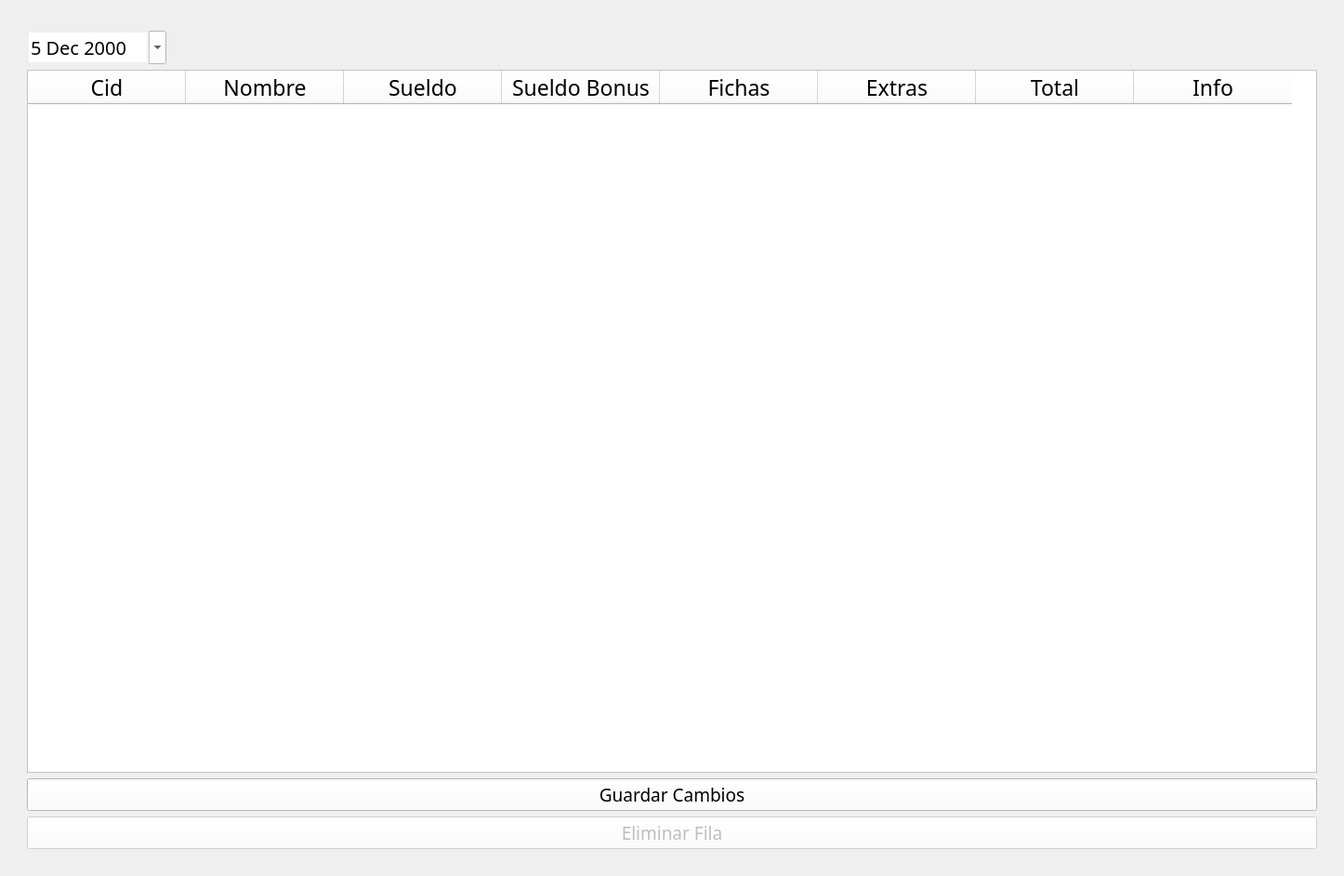
<?xml version="1.0" encoding="UTF-8"?>
<ui version="4.0">
 <class>MainWindow</class>
 <widget class="QMainWindow" name="MainWindow">
  <property name="geometry">
   <rect>
    <x>0</x>
    <y>0</y>
    <width>1446</width>
    <height>942</height>
   </rect>
  </property>
  <property name="windowTitle">
   <string>MainWindow</string>
  </property>
  <widget class="QWidget" name="centralwidget">
   <layout class="QHBoxLayout" name="horizontalLayout">
    <item>
     <layout class="QGridLayout" name="gridLayout">
      <item row="0" column="0">
       <layout class="QVBoxLayout" name="verticalLayout">
        <item>
         <layout class="QGridLayout" name="gridLayout_2">
          <item row="0" column="0">
           <layout class="QHBoxLayout" name="horizontalLayout_3">
            <item>
             <spacer name="horizontalSpacer_2">
              <property name="orientation">
               <enum>Qt::Horizontal</enum>
              </property>
              <property name="sizeHint" stdset="0">
               <size>
                <width>40</width>
                <height>20</height>
               </size>
              </property>
             </spacer>
            </item>
            <item>
             <spacer name="horizontalSpacer">
              <property name="orientation">
               <enum>Qt::Horizontal</enum>
              </property>
              <property name="sizeHint" stdset="0">
               <size>
                <width>40</width>
                <height>20</height>
               </size>
              </property>
             </spacer>
            </item>
           </layout>
          </item>
         </layout>
        </item>
       </layout>
      </item>
      <item row="3" column="0">
       <layout class="QVBoxLayout" name="verticalLayout_4">
        <item>
         <layout class="QGridLayout" name="gridLayout_3">
          <item row="0" column="0">
           <spacer name="horizontalSpacer_3">
            <property name="orientation">
             <enum>Qt::Horizontal</enum>
            </property>
            <property name="sizeType">
             <enum>QSizePolicy::Fixed</enum>
            </property>
            <property name="sizeHint" stdset="0">
             <size>
              <width>20</width>
              <height>20</height>
             </size>
            </property>
           </spacer>
          </item>
          <item row="4" column="1">
           <spacer name="verticalSpacer">
            <property name="orientation">
             <enum>Qt::Vertical</enum>
            </property>
            <property name="sizeType">
             <enum>QSizePolicy::Fixed</enum>
            </property>
            <property name="sizeHint" stdset="0">
             <size>
              <width>20</width>
              <height>20</height>
             </size>
            </property>
           </spacer>
          </item>
          <item row="3" column="1">
           <layout class="QGridLayout" name="gridLayout_4"/>
          </item>
          <item row="0" column="3">
           <spacer name="horizontalSpacer_4">
            <property name="orientation">
             <enum>Qt::Horizontal</enum>
            </property>
            <property name="sizeType">
             <enum>QSizePolicy::Fixed</enum>
            </property>
            <property name="sizeHint" stdset="0">
             <size>
              <width>20</width>
              <height>20</height>
             </size>
            </property>
           </spacer>
          </item>
          <item row="0" column="1">
           <widget class="QTableWidget" name="tabla">
            <property name="sizePolicy">
             <sizepolicy hsizetype="Expanding" vsizetype="Expanding">
              <horstretch>65</horstretch>
              <verstretch>0</verstretch>
             </sizepolicy>
            </property>
            <property name="minimumSize">
             <size>
              <width>650</width>
              <height>600</height>
             </size>
            </property>
            <property name="maximumSize">
             <size>
              <width>650000</width>
              <height>600000</height>
             </size>
            </property>
            <property name="font">
             <font>
              <family>Calibri Light</family>
              <pointsize>17</pointsize>
              <weight>50</weight>
              <bold>false</bold>
             </font>
            </property>
            <property name="styleSheet">
             <string notr="true">background-color:white;</string>
            </property>
            <property name="lineWidth">
             <number>0</number>
            </property>
            <property name="verticalScrollBarPolicy">
             <enum>Qt::ScrollBarAsNeeded</enum>
            </property>
            <property name="horizontalScrollBarPolicy">
             <enum>Qt::ScrollBarAsNeeded</enum>
            </property>
            <attribute name="horizontalHeaderMinimumSectionSize">
             <number>170</number>
            </attribute>
            <attribute name="horizontalHeaderDefaultSectionSize">
             <number>170</number>
            </attribute>
            <column>
             <property name="text">
              <string>Cid</string>
             </property>
            </column>
            <column>
             <property name="text">
              <string>Nombre</string>
             </property>
            </column>
            <column>
             <property name="text">
              <string>Sueldo</string>
             </property>
            </column>
            <column>
             <property name="text">
              <string>Sueldo Bonus</string>
             </property>
            </column>
            <column>
             <property name="text">
              <string>Fichas</string>
             </property>
            </column>
            <column>
             <property name="text">
              <string>Extras</string>
             </property>
            </column>
            <column>
             <property name="text">
              <string>Total</string>
             </property>
            </column>
            <column>
             <property name="text">
              <string>Info</string>
             </property>
            </column>
           </widget>
          </item>
          <item row="2" column="1">
           <widget class="QPushButton" name="boton_borrar">
            <property name="enabled">
             <bool>false</bool>
            </property>
            <property name="font">
             <font>
              <family>Calibri Light</family>
              <pointsize>14</pointsize>
             </font>
            </property>
            <property name="styleSheet">
             <string notr="true">background-color:white;</string>
            </property>
            <property name="text">
             <string>Eliminar Fila</string>
            </property>
           </widget>
          </item>
          <item row="1" column="1">
           <widget class="QPushButton" name="boton_agregar_pagos">
            <property name="font">
             <font>
              <family>Calibri Light</family>
              <pointsize>14</pointsize>
             </font>
            </property>
            <property name="styleSheet">
             <string notr="true">background-color:white;</string>
            </property>
            <property name="text">
             <string>Guardar Cambios</string>
            </property>
           </widget>
          </item>
         </layout>
        </item>
       </layout>
      </item>
      <item row="2" column="0">
       <layout class="QHBoxLayout" name="horizontalLayout_7">
        <item>
         <spacer name="horizontalSpacer_5">
          <property name="orientation">
           <enum>Qt::Horizontal</enum>
          </property>
          <property name="sizeType">
           <enum>QSizePolicy::Fixed</enum>
          </property>
          <property name="sizeHint" stdset="0">
           <size>
            <width>20</width>
            <height>20</height>
           </size>
          </property>
         </spacer>
        </item>
        <item>
         <widget class="QDateEdit" name="fecha">
          <property name="minimumSize">
           <size>
            <width>150</width>
            <height>0</height>
           </size>
          </property>
          <property name="font">
           <font>
            <family>Calibri Light</family>
            <pointsize>15</pointsize>
           </font>
          </property>
          <property name="styleSheet">
           <string notr="true">background-color:white;
color:black;</string>
          </property>
          <property name="frame">
           <bool>false</bool>
          </property>
          <property name="readOnly">
           <bool>false</bool>
          </property>
          <property name="buttonSymbols">
           <enum>QAbstractSpinBox::NoButtons</enum>
          </property>
          <property name="dateTime">
           <datetime>
            <hour>0</hour>
            <minute>0</minute>
            <second>0</second>
            <year>2000</year>
            <month>12</month>
            <day>5</day>
           </datetime>
          </property>
          <property name="calendarPopup">
           <bool>true</bool>
          </property>
          <property name="timeSpec">
           <enum>Qt::LocalTime</enum>
          </property>
          <property name="date">
           <date>
            <year>2000</year>
            <month>12</month>
            <day>5</day>
           </date>
          </property>
         </widget>
        </item>
        <item>
         <spacer name="horizontalSpacer_7">
          <property name="orientation">
           <enum>Qt::Horizontal</enum>
          </property>
          <property name="sizeHint" stdset="0">
           <size>
            <width>50</width>
            <height>20</height>
           </size>
          </property>
         </spacer>
        </item>
        <item>
         <spacer name="horizontalSpacer_6">
          <property name="orientation">
           <enum>Qt::Horizontal</enum>
          </property>
          <property name="sizeType">
           <enum>QSizePolicy::Fixed</enum>
          </property>
          <property name="sizeHint" stdset="0">
           <size>
            <width>80</width>
            <height>20</height>
           </size>
          </property>
         </spacer>
        </item>
       </layout>
      </item>
      <item row="1" column="0">
       <spacer name="verticalSpacer_2">
        <property name="orientation">
         <enum>Qt::Vertical</enum>
        </property>
        <property name="sizeType">
         <enum>QSizePolicy::Fixed</enum>
        </property>
        <property name="sizeHint" stdset="0">
         <size>
          <width>20</width>
          <height>4</height>
         </size>
        </property>
       </spacer>
      </item>
     </layout>
    </item>
   </layout>
  </widget>
 </widget>
 <resources/>
 <connections/>
</ui>
